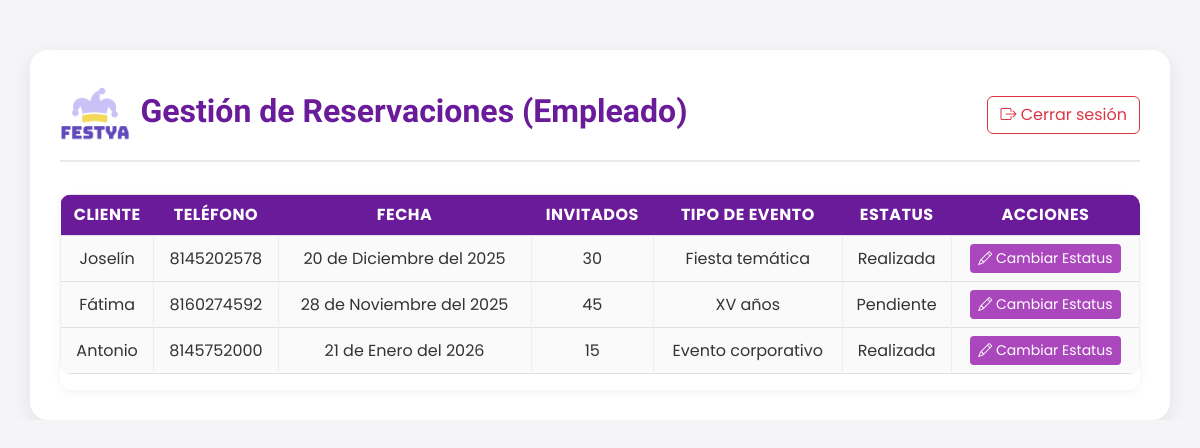
Screenshot of /reservaciones/empleado/gestion/ (signed in) with the database file from the repository.
### reservaciones/models.py (models this page shows, shortened)
class Reservacion(models.Model):
    ESTATUS = [
        ("pendiente", "Pendiente"),
        ("confirmada", "Confirmada"),
        ("realizada", "Realizada"),
    ]
    nombreCliente = models.CharField(max_length=100)
    telefono = models.CharField(max_length=10, validators=[MinLengthValidator(10)])
    fechaEvento = models.DateField()
    numInvitados = models.PositiveSmallIntegerField(
        validators=[MinValueValidator(1), MaxValueValidator(50)],
        help_text="1 a 50 invitados permitidos"
    )
    estatus = models.CharField(max_length=10, choices=ESTATUS, default="pendiente")
    tipoEvento = models.ForeignKey(TipoEvento, on_delete=models.PROTECT)

class TipoEvento(models.Model):
    nombre = models.CharField(max_length=50, unique=True)

### reservaciones/views.py (the view)
# urls.py: path('empleado/gestion/', views.gestion_empleado, name='gestion_empleado'),
@login_required
def gestion_empleado(request):
    reservaciones = Reservacion.objects.all()
    return render(request, 'reservaciones/gestion_empleado.html', {'reservaciones': reservaciones})

### reservaciones/templates/reservaciones/gestion_empleado.html (shortened to what this page needs)
{% extends 'base.html' %}
{% load static %}
{% block content %}
<link href="https://cdn.jsdelivr.net/npm/bootstrap@5.3.0/dist/css/bootstrap.min.css" rel="stylesheet">
<link rel="stylesheet" href="{% static 'reservaciones/css/gestion_admin.css' %}">
<div class="container">
    <div class="header-admin">
        <div class="d-flex align-items-center">
            <img src="{% static 'reservaciones/img/LOGO.png' %}" alt="Logo">
            <h2>Gestión de Reservaciones (Empleado)</h2>
        </div>
        <div>
            <form action="{% url 'logout' %}" method="post" style="display: inline;">
                <button type="submit" class="btn btn-outline-danger ms-2" style="border: 1px solid #dc3545;">
                    <i class="bi bi-box-arrow-right"></i> Cerrar sesión
                </button>
            </form>
        </div>
    </div>
    <div class="table-responsive mt-4">
        <table class="table table-bordered text-center align-middle">
            <thead>
                <tr>
                    <th>Cliente</th>
                    <th>Teléfono</th>
                    <th>Fecha</th>
                    <th>Invitados</th>
                    <th>Tipo de Evento</th>
                    <th>Estatus</th>
                    <th>Acciones</th>
                </tr>
            </thead>
            <tbody>
                {% for r in reservaciones %}
                <tr>
                    <td>{{ r.nombreCliente }}</td>
                    <td>{{ r.telefono }}</td>
                    <td>{{ r.fechaEvento|date:"j \\d\\e F \\d\\e\\l Y" }}</td>
                    <td>{{ r.numInvitados }}</td>
                    <td>{{ r.tipoEvento.nombre }}</td>
                    <td>{{ r.get_estatus_display }}</td>
                    <td>
                        <a href="{% url 'actualizar_estatus_empleado' r.id %}" class="btn btn-editar btn-sm">
                            <i class="bi bi-pencil"></i> Cambiar Estatus
                        </a>
                    </td>
                </tr>
                {% empty %}
                <tr>
                    <td colspan="7" class="text-center">No hay reservaciones registradas.</td>
                </tr>
                {% endfor %}
            </tbody>
        </table>
    </div>
</div>
{% endblock %}

### inicio/static/css/styles.css (style rules this page uses)
:root { --primario: #604abd; --secundario: #cac1f6; --secundario-light: #f1eeff; --secundario-dark: #837aae; --terciario: #f4d85a; --terciario-light: #fff6cd; --terciario-dark: #dbbc40; --blanco: #fff; --semi-blanco: #f8f8f8; --gris: #efefef; --gris-fuerte: #4b4b4b; --negro: #343434; --transparente: rgba(255, 255, 255, 0); --shadow: rgba(165,145,239,0.30); }
html { font-size: 100%; width: 100%; max-width: 100%; overflow-x: hidden; }
body { font-family: 'Poppins', sans-serif; font-size: 1rem; margin: 0; padding: 0; width: 100%; max-width: 100%; overflow-x: hidden; }
h2 { font-family: 'Bungee'; font-size: 3rem; }
.btn { border-radius: 5px; padding: 8px 15px; transition: ease 0.3s; }

### reservaciones/static/reservaciones/css/gestion_admin.css (style rules this page uses)
body { background-color: #f5f5f7; font-family: "Poppins", sans-serif; color: #333; }
.container { background: #fff; border-radius: 18px; padding: 30px; box-shadow: 0 6px 20px rgba(0, 0, 0, 0.08); margin-top: 50px; transition: all 0.3s ease; }
.header-admin { display: flex; justify-content: space-between; align-items: center; margin-bottom: 2rem; border-bottom: 2px solid #e9ecef; padding-bottom: 10px; }
.header-admin img { height: 70px; }
.header-admin h2 { color: #6a1b9a; font-weight: 600; margin-left: 10px; }
.table { border-radius: 10px; overflow: hidden; background-color: #fff; }
.table th { background-color: #6a1b9a; color: white; border: none; text-transform: uppercase; letter-spacing: 0.5px; }
.table td { background-color: #fafafa; color: #333; border-color: #eee; }
.btn-editar { background-color: #ab47bc; color: white; border: none; transition: 0.3s; }
.table-responsive { box-shadow: 0 3px 10px rgba(0, 0, 0, 0.05); border-radius: 12px; }
.btn-outline-danger { transition: ease 0.4s; }

### rows the page displays
Reservacion: nombreCliente "Joselín", telefono "8145202578", fechaEvento "20 de Diciembre del 2025", numInvitados "30", tipoEvento.nombre "Fiesta temática", estatus "Realizada"
Reservacion: nombreCliente "Fátima", telefono "8160274592", fechaEvento "28 de Noviembre del 2025", numInvitados "45", tipoEvento.nombre "XV años", estatus "Pendiente"
Reservacion: nombreCliente "Antonio", telefono "8145752000", fechaEvento "21 de Enero del 2026", numInvitados "15", tipoEvento.nombre "Evento corporativo", estatus "Realizada"
